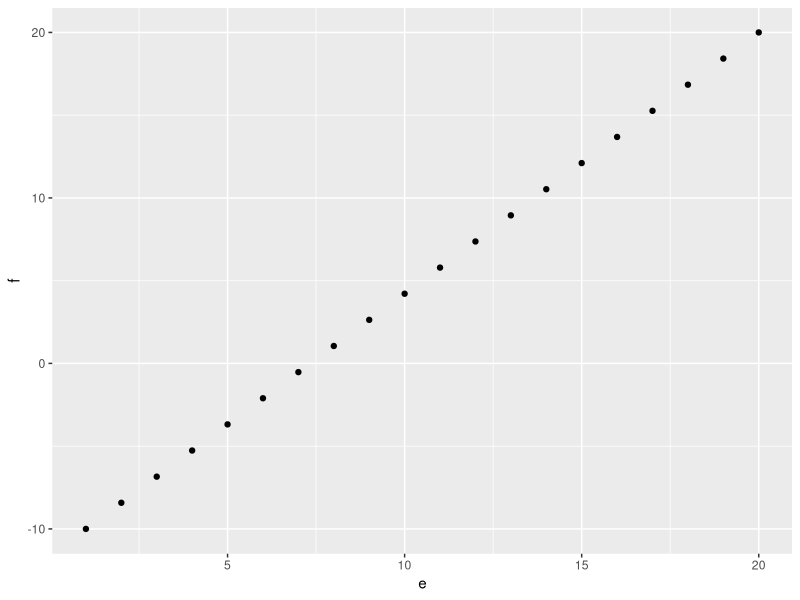
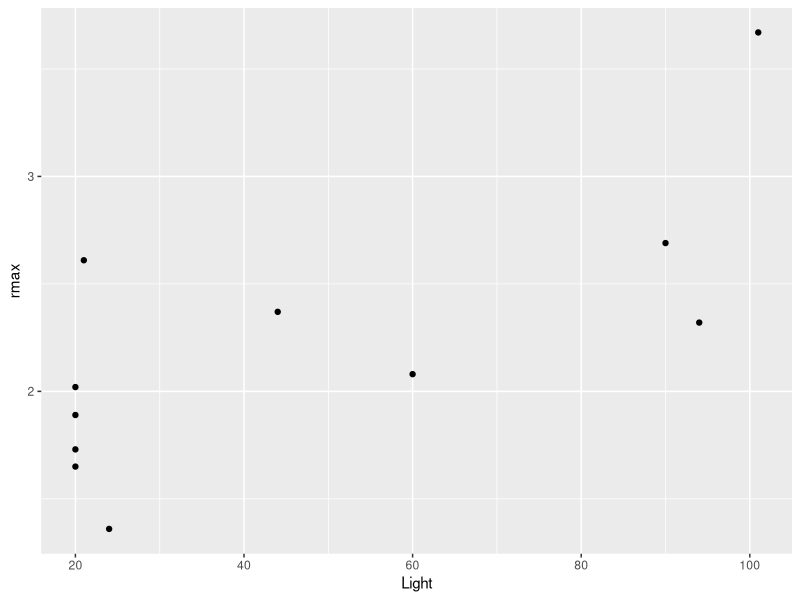
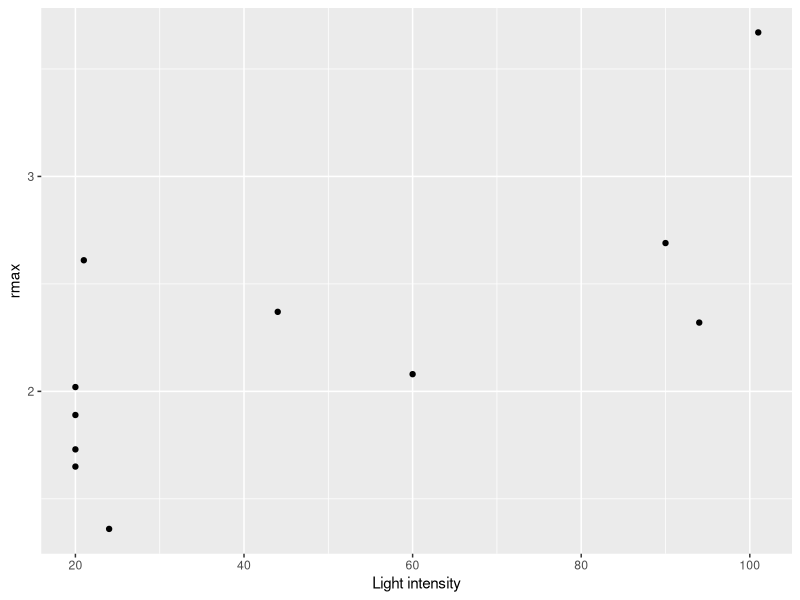
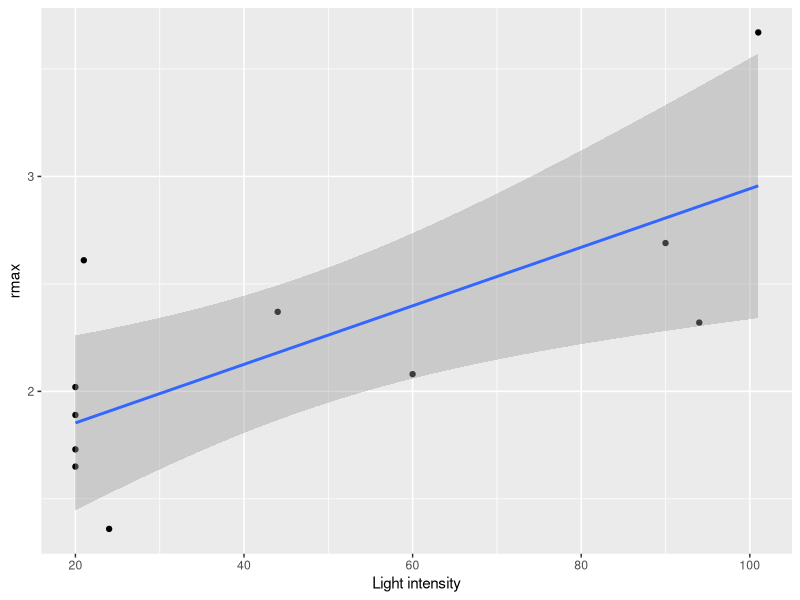
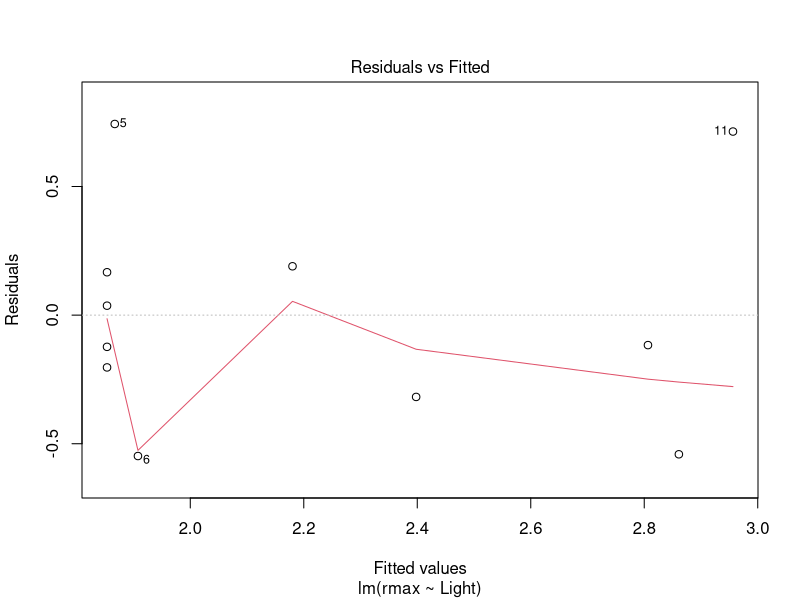
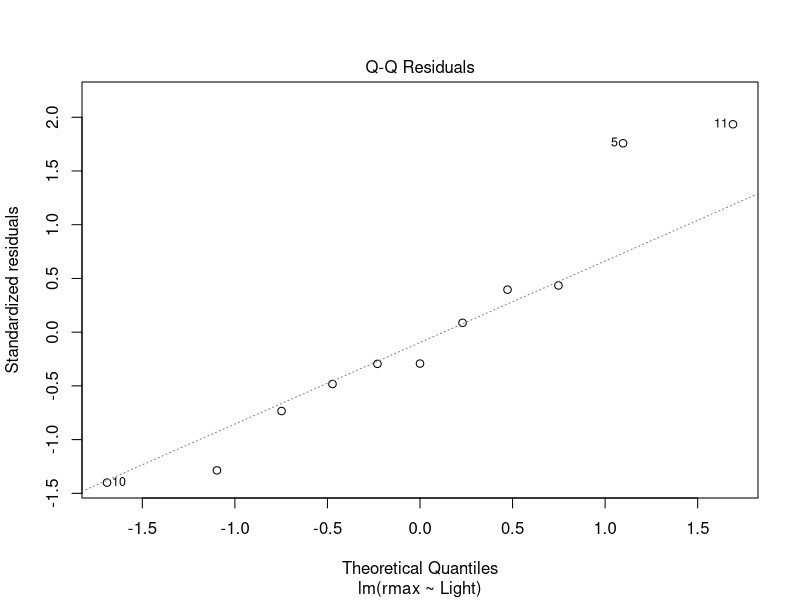
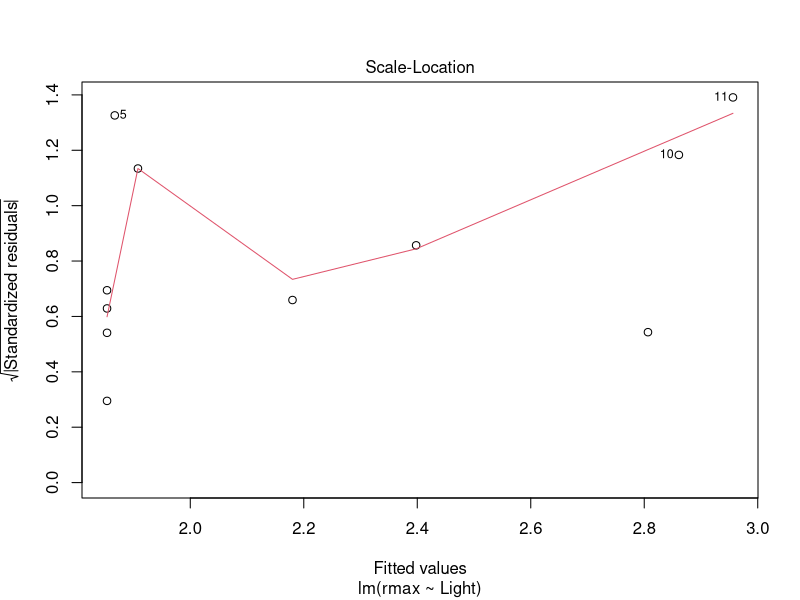
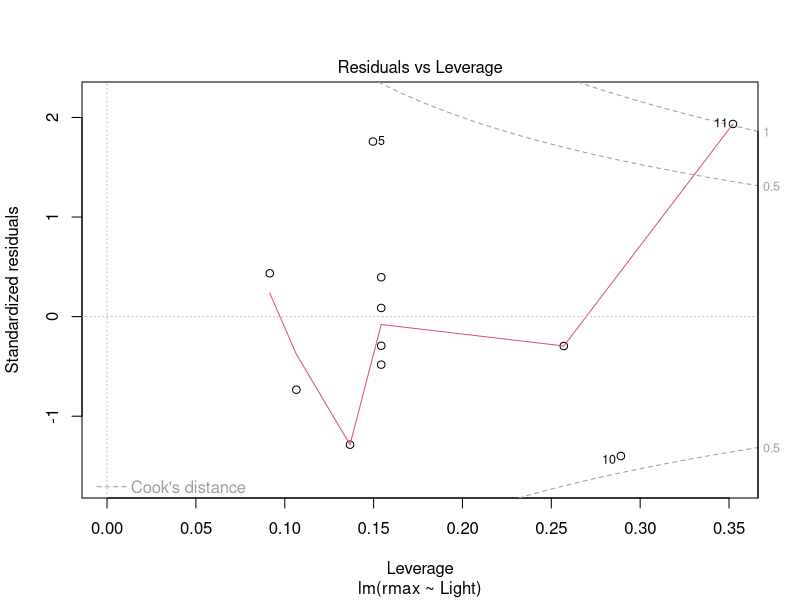

Source code (R) for these figures, in order:
## ---- chunk 1
2+3
a <- 2+3 # save the output of the command to the variable (object), "a"
# the arrow means "assign"
a
## ---- chunk 2
a/3
b <- 3
a/b
a^b # all the basic math is there, and them some!
log(a) # natural log
log10(a) # log10
exp(a)/b
exp(a/b) # parentheses clarify order of operations
round( sqrt( exp(a/b) ) ) # We can do lots operations all at once.
round(         sqrt(exp(a/b    )
										)
							 ) # the "white space" is ignored. 
# And R will give you a `+` prompt instead of the normal `>` when you hit return and 
# your parentheses or squiggly brackets don't add up.
## ---- chunk 3
d <- c(-3, -2, 1, 5, 19, 7) # the function c() is for "concatenate" 
# or "string together"
d  # The variable "d" is thus a vector of values 
d/3 # math gets applied element-wise
d/b
d/pi # Note that "pi" is a protected name meaning 3.14159...
abs(d)
## ---- chunk 4
mean(d)  # functions can be applied to variables. This one takes the whole vector
summary(d)
min(d)
max(d)
## ---- chunk 5
1:10
10:1
-10:10
e <- 1:20
e
## ---- chunk 6
seq(from=1, to=10, length=10)
seq(from=1, to=10, by=1) # equivalent
seq(from=-5, to=10, length=10)
seq(from=-5, to=10, by=1) #not equivalent
f <- seq(from = -10, to = 20, length = 20)
f
## ---- chunk 7
f # this is the whole vector of numbers
f[1] # the first element
f[c(3,4,1)] # the third, fourth, and first elements of f
f[-c(3,4,1)] # everything but the third, fourth, and first elements
# Note the negative sign, which means "not" in this context
f[5:2] # the fifth through second elements of f
## ---- chunk 8
f > -1  # a logical test: are the elements of f greater than negative one? 
f[ f > -1 ] # Can use this logical test to pull out just the elements that are greater than -1
f <- f[ f > -1 ] # This will overwrite f with the elements that are greater than -1
f # see, it is now a smaller subset. 
# Note that the original version of f is gone. 
# The only way to get it back is to define it again
f <- seq(from=-10, to=20, length=20) # return it to it's original version
## ---- chunk 9
library(ggplot2)
## ---- chunk 10
qplot(x=e, y=f)
## ---- chunk 11
# light intensity in µE per m2 per second
Light <- c(20, 20, 20, 20, 21, 24, 44, 60, 90, 94, 101)  
# maximum growth rate of the green alga Chlorella vulgaris
rmax <- c(1.73, 1.65, 2.02, 1.89, 2.61, 1.36, 2.37, 2.08, 2.69, 2.32, 3.67) 
## ---- chunk 12
# calculate means
summary(Light)
summary(rmax)
## ---- chunk 13
# plot rmax versus light
qplot(x=Light, y=rmax)
# add labels
qplot(x=Light, y=rmax, xlab = "Light intensity")
## ---- chunk 14
qplot(x=Light, y=rmax, xlab="Light intensity") + geom_smooth(method="lm")
## ---- chunk 15
# get the regression line
lm1 <- lm(rmax ~ Light)
lm1
## ---- chunk 16
summary(lm1)
## ---- chunk 17
anova(lm1)
## ---- chunk 18
plot(lm1) # diagnostic plots
## ---- chunk 19
lm2 <- lm(rmax[-11] ~ Light[-11])
summary(lm2)
## ---- chunk 20
Initial <- c(5, 5, 10, 10, 15, 15, 20, 20, 30, 30, 50, 50, 75, 75, 100, 100)
Killed <- c(1, 2, 5, 6, 10, 9, 7, 10, 11, 15, 5, 21, 32, 18, 25, 35)
